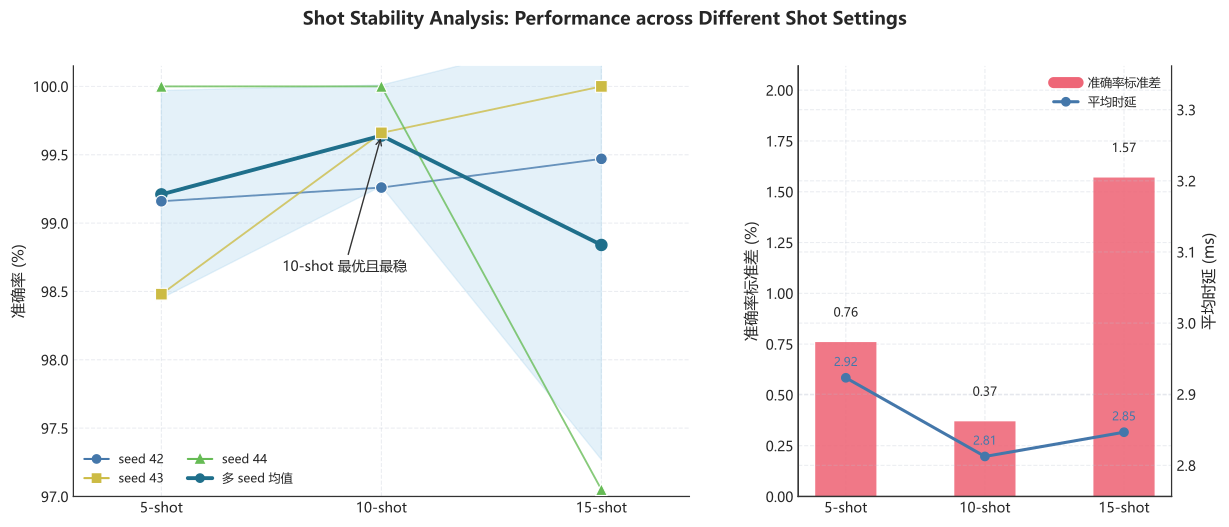

The Python source for this figure:
from __future__ import annotations

import matplotlib.lines as mlines
import matplotlib.pyplot as plt
import numpy as np

from plot_common import SHOT_ORDER, apply_clean_axes, build_matrix_mean_std_lookup, build_shot_seed_summary, save_figure


def main() -> None:
    seed_rows = build_shot_seed_summary()
    lookup = build_matrix_mean_std_lookup()

    fig = plt.figure(figsize=(14.2, 5.6))
    fig.suptitle("Shot Stability Analysis: Performance across Different Shot Settings", fontsize=13, fontweight="bold", y=0.98)
    gs = fig.add_gridspec(1, 2, width_ratios=[1.65, 1.0], wspace=0.22)
    ax_left = fig.add_subplot(gs[0, 0])
    ax_right = fig.add_subplot(gs[0, 1])

    x = np.arange(len(SHOT_ORDER))
    seed_styles = {
        42: {"marker": "o", "color": "#4477AA"},
        43: {"marker": "s", "color": "#CCBB44"},
        44: {"marker": "^", "color": "#66BB55"},
    }

    for seed in [42, 43, 44]:
        points = [row for row in seed_rows if row["seed"] == seed]
        points.sort(key=lambda item: item["shots"])
        ax_left.plot(x, [p["accuracy_percent"] for p in points], linewidth=1.35, alpha=0.78, color=seed_styles[seed]["color"])
        ax_left.scatter(
            x,
            [p["accuracy_percent"] for p in points],
            s=72,
            marker=seed_styles[seed]["marker"],
            color=seed_styles[seed]["color"],
            edgecolors="white",
            linewidth=0.8,
            zorder=3,
        )

    mean_values = [lookup[("STFT", "MAML", shot)]["accuracy_mean_percent"] for shot in SHOT_ORDER]
    std_values = [lookup[("STFT", "MAML", shot)]["accuracy_std_percent"] for shot in SHOT_ORDER]
    lower = [m - s for m, s in zip(mean_values, std_values)]
    upper = [m + s for m, s in zip(mean_values, std_values)]
    ax_left.plot(x, mean_values, color="#1F6F8B", linewidth=2.8, marker="o", markersize=8, label="多 seed 均值", zorder=2)
    ax_left.fill_between(x, lower, upper, color="#A0CBE8", alpha=0.28, zorder=1)
    ax_left.annotate(
        "10-shot 最优且最稳",
        xy=(1, mean_values[1]),
        xytext=(0.55, 98.65),
        arrowprops={"arrowstyle": "->", "lw": 1.0, "color": "#333333"},
        fontsize=10,
    )
    ax_left.set_xticks(x)
    ax_left.set_xticklabels([f"{shot}-shot" for shot in SHOT_ORDER])
    ax_left.set_ylabel("准确率 (%)")
    ax_left.set_ylim(97.0, 100.15)
    ax_left.set_xlim(-0.4, len(SHOT_ORDER) - 0.6)
    apply_clean_axes(ax_left, grid_axis="y")

    handles = [
        mlines.Line2D([], [], color=seed_styles[seed]["color"], marker=seed_styles[seed]["marker"], linestyle="-", label=f"seed {seed}")
        for seed in [42, 43, 44]
    ]
    handles.append(mlines.Line2D([], [], color="#1F6F8B", marker="o", linewidth=2.8, label="多 seed 均值"))
    ax_left.legend(handles=handles, loc="lower left", fontsize=8.8, ncol=2)

    std_bars = [lookup[("STFT", "MAML", shot)]["accuracy_std_percent"] for shot in SHOT_ORDER]
    lat_vals = [lookup[("STFT", "MAML", shot)]["latency_mean_ms"] for shot in SHOT_ORDER]
    ax_right.bar(x, std_bars, width=0.44, color="#EE6677", alpha=0.88, label="准确率标准差")
    for idx, value in enumerate(std_bars):
        ax_right.text(idx, value + max(std_bars) * 0.08, f"{value:.2f}", ha="center", fontsize=8.9)
    ax_r2 = ax_right.twinx()
    ax_r2.plot(x, lat_vals, color="#4477AA", marker="o", linewidth=2.2, markersize=6, label="平均时延")
    for idx, value in enumerate(lat_vals):
        ax_r2.text(idx, value + (max(lat_vals) - min(lat_vals)) * 0.15, f"{value:.2f}", ha="center", fontsize=8.6, color="#4477AA")

    ax_right.set_xticks(x)
    ax_right.set_xticklabels([f"{shot}-shot" for shot in SHOT_ORDER])
    ax_right.set_ylabel("准确率标准差 (%)")
    ax_r2.set_ylabel("平均时延 (ms)")
    ax_right.set_ylim(0, max(std_bars) * 1.35)
    ax_r2.set_ylim(min(lat_vals) * 0.98, max(lat_vals) * 1.15)
    apply_clean_axes(ax_right, grid_axis="y")
    ax_r2.spines["top"].set_visible(False)
    legend_handles = [
        mlines.Line2D([], [], color="#EE6677", linewidth=8, label="准确率标准差"),
        mlines.Line2D([], [], color="#4477AA", marker="o", linewidth=2.2, label="平均时延"),
    ]
    ax_right.legend(handles=legend_handles, loc="upper right", fontsize=8.8)
    save_figure(fig, "fig5_4_shot_stability_detail")


if __name__ == "__main__":
    main()
